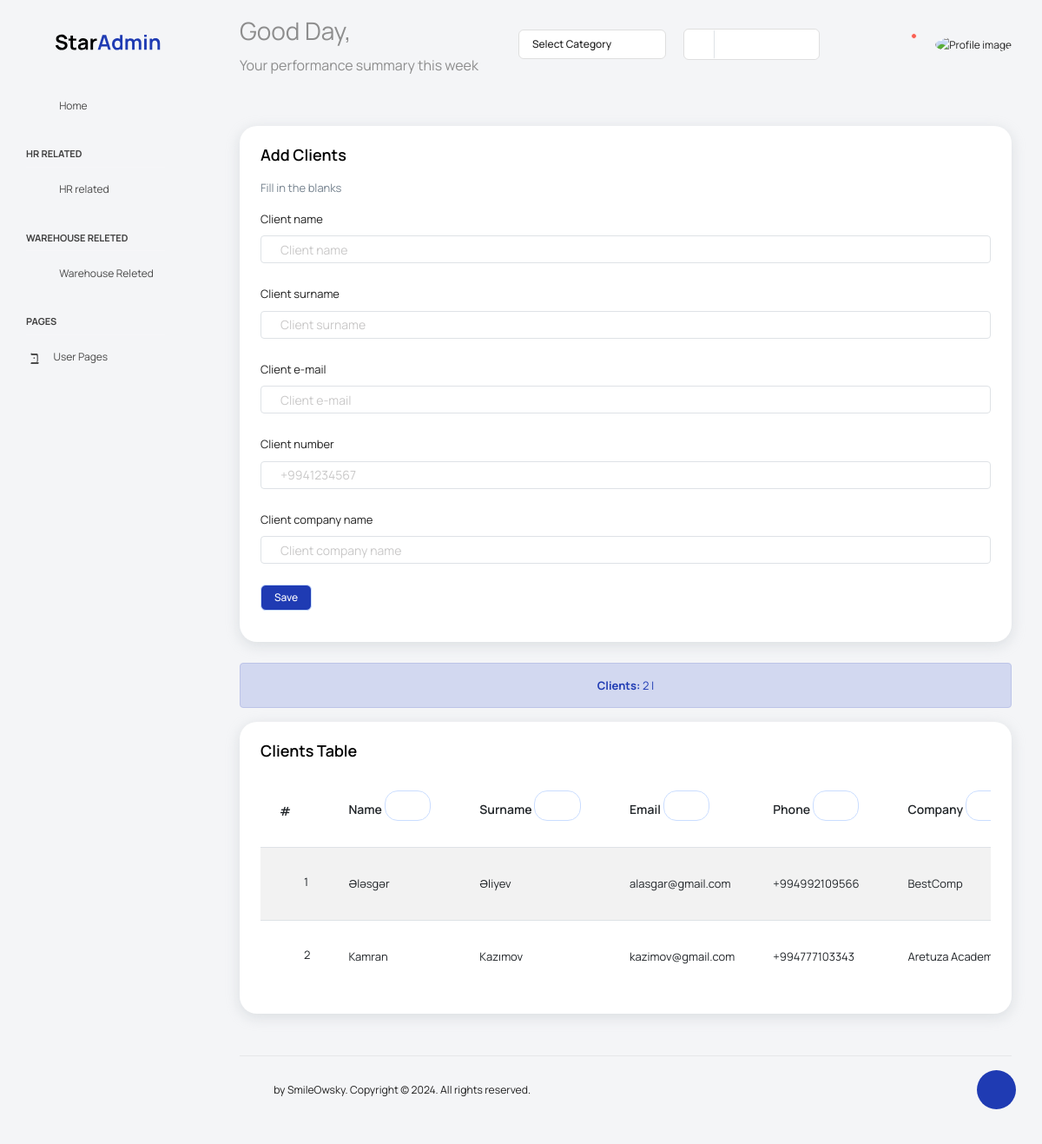
Screenshot of /client with the database file from the repository.
### main/models.py (models this page shows)
class Clients(models.Model):
    name = models.CharField(max_length=15)
    surname = models.CharField(max_length=15)
    email = models.CharField(max_length=20)
    phone = models.CharField(max_length=15)
    company = models.CharField(max_length=15)
    add_date = models.DateField(auto_now_add=True)

### main/views.py (the view, shortened to what this page needs)
# urls.py: path('client', views.client, name='client'),
def client(request):
    data = ''
    del_all = []
    if 'delete_all' in request.POST:
        del_all = request.POST.getlist('x[]')
        if not del_all:
            messages.info(request, "Please select to delete.",
                          extra_tags='error')
    if 'search' in request.POST:
        data = Clients.objects.filter(Q(name__contains=request.POST['question']) | Q(surname__contains=request.POST['question']) | Q(phone__contains=request.POST['question']) | Q(
            email__contains=request.POST['question']) | Q(phone__contains=request.POST['question']) | Q(company__contains=request.POST['question'])).order_by('-id')
    else:
        if 'order' in request.POST:
            if request.POST['order'] == 'a':
                data = Clients.objects.all().order_by('name')
            elif request.POST['order'] == 'b':
                data = Clients.objects.all().order_by('-name')
            elif request.POST['order'] == 'c':
                data = Clients.objects.all().order_by('surname')
            elif request.POST['order'] == 'd':
                data = Clients.objects.all().order_by('-surname')
            elif request.POST['order'] == 'e':
                data = Clients.objects.all().order_by('email')
            elif request.POST['order'] == 'f':
                data = Clients.objects.all().order_by('-email')
            elif request.POST['order'] == 'g':
                data = Clients.objects.all().order_by('phone')
            elif request.POST['order'] == 'k':
                data = Clients.objects.all().order_by('-phone')
            elif request.POST['order'] == 'l':
                data = Clients.objects.all().order_by('company')
            elif request.POST['order'] == 'm':
                data = Clients.objects.all().order_by('-company')
            elif request.POST['order'] == 'n':
                data = Clients.objects.all().order_by('add_date')
            elif request.POST['order'] == '0':
                data = Clients.objects.all().order_by('-add_date')
        else:
            data = Clients.objects.all().order_by('-id')
    return render(request, 'client.html', {'del_all': del_all, 'data': data, 'client_num': client_num})

### main/templates/client.html (shortened to what this page needs)
{% extends 'main_layout.html' %}
{% block 'content' %}
{% if edit %}
<div class="row">
  <div class="col-12 grid-margin stretch-card">
    <div class="card">
      <div class="card-body">
        <h4 class="card-title">Edit Clients</h4>
        <p class="card-description">
          Edit the information in the cells
        </p>
        <form method="post" class="forms-sample" action="{% url 'client_update' edit.id %}">
          {% csrf_token %}
          <div class="form-group">
            <label for="exampleInputName1">Edit client name</label>
            <input type="text" name="name" value="{{edit.name}}" class="form-control">
          </div>
          <div class="form-group">
            <label for="exampleInputName1">Edit client surname</label>
            <input type="text" name="surname" value="{{edit.surname}}" class="form-control">
          </div>
          <div class="form-group">
            <label for="exampleInputName1">Edit client e-mail</label>
            <input type="text" name="email" value="{{edit.email}}" class="form-control">
          </div>
          <div class="form-group">
            <label for="exampleInputName1">Edit client phone number</label>
            <input type="text" name="phone" value="{{edit.phone}}" class="form-control">
          </div>
          <div class="form-group">
            <label for="exampleInputName1">Edit client company name</label>
            <input type="text" name="company" value="{{edit.company}}" class="form-control"><br>
          </div>
          <button type="submit" name="update" class="btn btn-primary text-white">Update</button>
          <a href="{% url 'client' %}"><button type="button" class="btn btn-danger text-white">Cancel</button></a>
        </form>
      </div>
    </div>
  </div>
</div>
{% else %}
<div class="row">
  <div class="col-12 grid-margin stretch-card">
    <div class="card">
      <div class="card-body">
        <h4 class="card-title">Add clients</h4>
        <p class="card-description">
          Fill in the blanks
        </p>
        <form method="post" class="forms-sample">
          <div class="form-group">
            <label for="exampleInputName1">Client name</label>
            <input class="form-control" id="exampleInputName1" placeholder="Client name" name="name">
          </div>
          <div class="form-group">
            <label for="exampleInputName1">Client surname</label>
            <input class="form-control" id="exampleInputName1" placeholder="Client surname" name="surname">
          </div>
          <div class="form-group">
            <label for="exampleInputName1">Client e-mail</label>
            <input class="form-control" id="exampleInputName1" placeholder="Client e-mail" name="email">
          </div>
          <div class="form-group">
            <label for="exampleInputName1">Client number</label>
            <input class="form-control" id="exampleInputName1" placeholder="+9941234567" name="phone">
          </div>
          <div class="form-group">
            <label for="exampleInputName1">Client company name</label>
            <input class="form-control" id="exampleInputName1" placeholder="Client company name" name="company">
          </div>
            <button type="submit" name="save" class="btn btn-primary me-2 text-white">Save</button>
        </form>
      </div>
    </div>
  </div>
</div>
{% endif %}
<div class="alert alert-primary" role="alert">
  <center>
    <b>Clients: </b> {{client_num}} |
  </center>
</div>
<div class="row">
  <div class="col-lg-12 grid-margin stretch-card">
    <div class="card">
      <div class="card-body">
        <h4 class="card-title">Clients Table</h4>
        <div class="table-responsive">
          <form method="post" action="#table">
            <table class="table table-striped" id="table">
              <thead>
                <th>#</th>
                <th>
                  Name
                  {% if request.POST.order == 'a' %}
                  <button class="btn btn-link btn-sm" name="order" value="b"><i class="mdi mdi-sort-alphabetical"></i></button>
                  {% else %}
                  <button class="btn btn-link btn-sm" name="order" value="a"><i class="mdi mdi-sort-alphabetical"></i></button>
                  {% endif %}
                </th>
                <th>
                  Surname
                  {% if request.POST.order == 'c' %}
                  <button class="btn btn-link btn-sm" name="order" value="d"><i class="mdi mdi-sort-alphabetical"></i></button>
                  {% else %}
                  <button class="btn btn-link btn-sm" name="order" value="c"><i class="mdi mdi-sort-alphabetical"></i></button>
                  {% endif %}
                </th>
                <th>
                  Email
                  {% if request.POST.order == 'e' %}
                  <button class="btn btn-link btn-sm" name="order" value="f"><i class="mdi mdi-sort-alphabetical"></i></button>
                  {% else %}
                  <button class="btn btn-link btn-sm" name="order" value="e"><i class="mdi mdi-sort-alphabetical"></i></button>
                  {% endif %}
                </th>
                <th>
                  Phone
                  {% if request.POST.order == 'g' %}
                  <button class="btn btn-link btn-sm" name="order" value="k"><i class="mdi mdi-sort-alphabetical"></i></button>
                  {% else %}
                  <button class="btn btn-link btn-sm" name="order" value="g"><i class="mdi mdi-sort-alphabetical"></i></button>
                  {% endif %}
                </th>
                <th>
                  Company
                  {% if request.POST.order == 'l' %}
                  <button class="btn btn-link btn-sm" name="order" value="m"><i class="mdi mdi-sort-alphabetical"></i></button>
                  {% else %}
                  <button class="btn btn-link btn-sm" name="order" value="l"><i class="mdi mdi-sort-alphabetical"></i></button>
                  {% endif %}
                </th>
              </thead>
              <tbody>
                {% for info in data %}
                <tr>
                  <td>
                    <div class="form-check form-check-info">
                      <label class="form-check-label">
                          value="{{info.id}}">{{forloop.counter}}
                      </label>
                      </div>
                  </td>
                  <td>{{info.name}}</td>
                  <td>{{info.surname}}</td>
                  <td>{{info.email}}</td>
                  <td>{{info.phone}}</td>
                  <td>{{info.company}}</td>
                </tr>
                {% endfor %}
              </tbody>
            </table>
          </form>
{% endblock %}

### main/templates/main_layout.html (shortened to what this page needs)
{% load static %}
<!DOCTYPE html>
<html lang="en">
<head>
  <link rel="stylesheet" href="{% static 'vendors/feather/feather.css' %}">
  <link rel="stylesheet" href="{% static 'vendors/mdi/css/materialdesignicons.min.css' %}">
  <link rel="stylesheet" href="{% static 'vendors/ti-icons/css/themify-icons.css' %}">
  <link rel="stylesheet" href="{% static 'vendors/typicons/typicons.css' %}">
  <link rel="stylesheet" href="{% static 'vendors/simple-line-icons/css/simple-line-icons.css' %}">
  <link rel="stylesheet" href="{% static 'vendors/css/vendor.bundle.base.css' %}">
  <link rel="stylesheet" href="{% static 'vendors/datatables.net-bs4/dataTables.bootstrap4.css' %}">
  <link rel="stylesheet" href="{% static 'js/select.dataTables.min.css' %}">
  <link rel="stylesheet" href="{% static 'css/vertical-layout-light/style.css' %}">
</head>
<body>
  <div class="container-scroller">
    <nav class="navbar default-layout col-lg-12 col-12 p-0 fixed-top d-flex align-items-top flex-row">
      <div class="text-center navbar-brand-wrapper d-flex align-items-center justify-content-start">
        <div class="me-3">
          <button class="navbar-toggler navbar-toggler align-self-center" type="button" data-bs-toggle="minimize">
            <span class="icon-menu"></span>
          </button>
        </div>
        <div>
          <a class="navbar-brand brand-logo" href="index.html">
            <img src="{% static '/logo.svg' %}" alt="logo" />
          </a>
        </div>
      </div>
      <div class="navbar-menu-wrapper d-flex align-items-top">
        <ul class="navbar-nav">
          <li class="nav-item font-weight-semibold d-none d-lg-block ms-0">
            <h1 class="welcome-text">Good Day, </h1>
            <h3 class="welcome-sub-text">Your performance summary this week </h3>
          </li>
        </ul>
        <ul class="navbar-nav ms-auto">
          <li class="nav-item dropdown d-none d-lg-block">
            <a class="nav-link dropdown-bordered dropdown-toggle dropdown-toggle-split" id="messageDropdown" href="#"
              data-bs-toggle="dropdown" aria-expanded="false"> Select Category </a>
          </li>
          <li class="nav-item d-none d-lg-block">
            <div id="datepicker-popup" class="input-group date datepicker navbar-date-picker">
              <span class="input-group-addon input-group-prepend border-right">
                <span class="icon-calendar input-group-text calendar-icon"></span>
              </span>
              <input type="text" class="form-control">
            </div>
          </li>
          <li class="nav-item">
            <form class="search-form" action="#">
              <i class="icon-search"></i>
              <input type="search" class="form-control" placeholder="Search Here" title="Search here">
            </form>
          </li>
          <li class="nav-item dropdown">
            <a class="nav-link count-indicator" id="notificationDropdown" href="#" data-bs-toggle="dropdown">
              <i class="icon-mail icon-lg"></i>
            </a>
          </li>
          <li class="nav-item dropdown">
            <a class="nav-link count-indicator" id="countDropdown" href="#" data-bs-toggle="dropdown"
              aria-expanded="false">
              <i class="icon-bell"></i>
              <span class="count"></span>
            </a>
          </li>
          <li class="nav-item dropdown d-none d-lg-block user-dropdown">
            <a class="nav-link" id="UserDropdown" href="#" data-bs-toggle="dropdown" aria-expanded="false">
              <img class="img-xs rounded-circle"
                src="{% if request.user.profile_photo == '' %}/uploads/default_profile_pic.png{% else %} {{ request.user.profile_photo }} {% endif %}"
                alt="Profile image" style="width: 40px; height: 40px;"> </a>
          </li>
        </ul>
      </div>
    </nav>
    <div class="container-fluid page-body-wrapper">
      <div class="theme-setting-wrapper">
        <div id="settings-trigger"><i class="ti-settings"></i></div>
      </div>
      <nav class="sidebar sidebar-offcanvas" id="sidebar">
        <ul class="nav">
          <li class="nav-item">
            <a class="nav-link" href="{% url 'home' %}">
              <i class="mdi mdi-home menu-icon"></i>
              <span class="menu-title">Home</span>
            </a>
          </li>
          <li class="nav-item nav-category">HR Related</li>
          <li class="nav-item">
            <a class="nav-link" data-bs-toggle="collapse" href="#ui-basic" aria-expanded="false" aria-controls="ui-basic">
              <i class="mdi mdi-file-document menu-icon"></i>
              <span class="menu-title">HR related</span>
              <i class="menu-arrow"></i>
            </a>
          </li>
          <li class="nav-item nav-category">Warehouse Releted</li>
          <li class="nav-item">
            <a class="nav-link" data-bs-toggle="collapse" href="#form-elements" aria-expanded="false" aria-controls="form-elements">
              <i class="mdi mdi-store menu-icon"></i>
              <span class="menu-title">Warehouse Releted</span>
              <i class="menu-arrow"></i>
            </a>
          </li>
          <li class="nav-item nav-category">pages</li>
          <li class="nav-item">
            <a class="nav-link" data-bs-toggle="collapse" href="#auth" aria-expanded="false" aria-controls="auth">
              <i class="menu-icon mdi mdi-account-circle-outline"></i>
              <span class="menu-title">User Pages</span>
              <i class="menu-arrow"></i>
            </a>
          </li>
        </ul>
      </nav>
      <div class="main-panel">
        <div class="content-wrapper">
          <div class="row">
            <div class="col-sm-12">
              <div class="home-tab">
                <div class="tab-content tab-content-basic">
                  <div class="tab-pane fade show active" id="overview" role="tabpanel" aria-labelledby="overview">
                    {% block 'content' %}
                    {% endblock %}
                  </div>
                </div>
              </div>
            </div>
          </div>
        </div>
      </div>
    </div>
    <footer class="footer">
      <div class="d-sm-flex justify-content-center justify-content-sm-between">
        <span class="float-none float-sm-right d-block mt-1 mt-sm-0 text-center">by SmileOwsky. Copyright © 2024. All rights
          reserved.</span>
      </div>
    </footer>
  </div>
  </div>
  </div>
</body>
</html>

### rows the page displays
Clients: name "Ələsgər", surname "Əliyev", email "alasgar@gmail.com", phone "+994992109566", company "BestComp"
Clients: name "Kamran", surname "Kazımov", email "kazimov@gmail.com", phone "+994777103343", company "Aretuza…"

### other values shown
{{ client_num }} "2"
